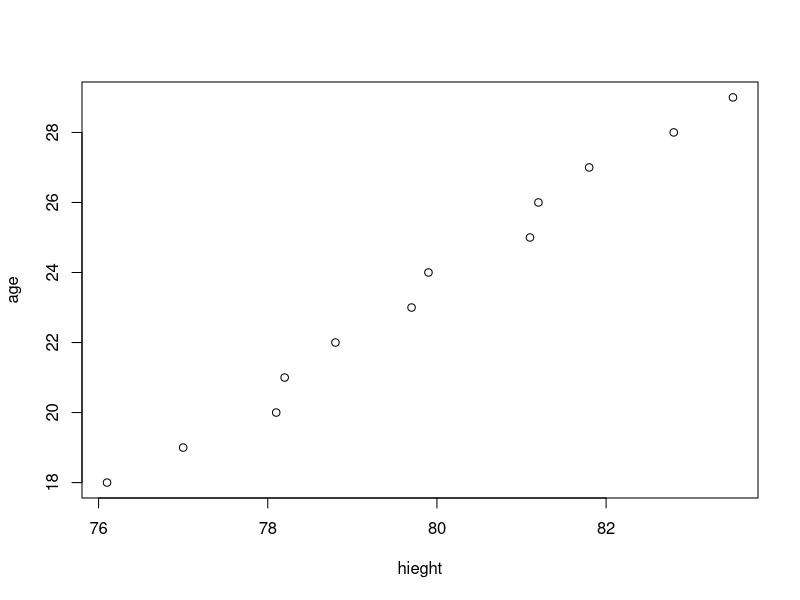
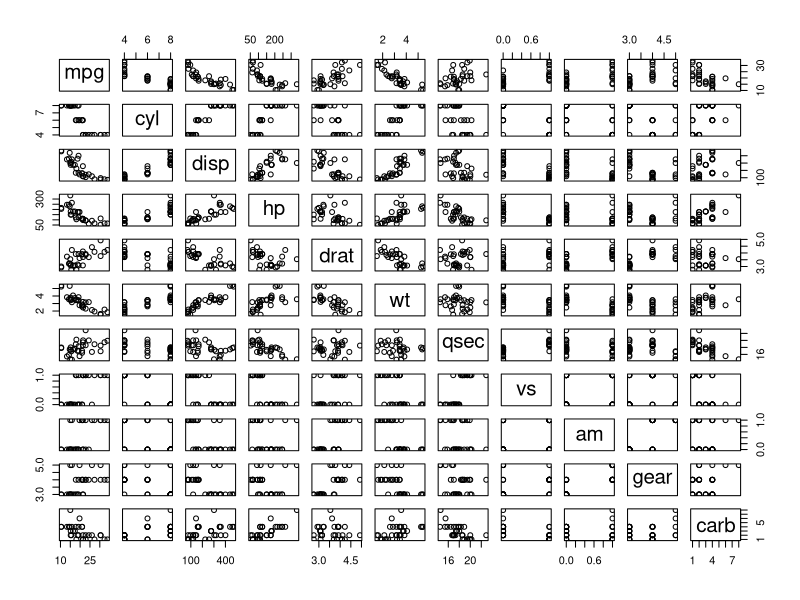
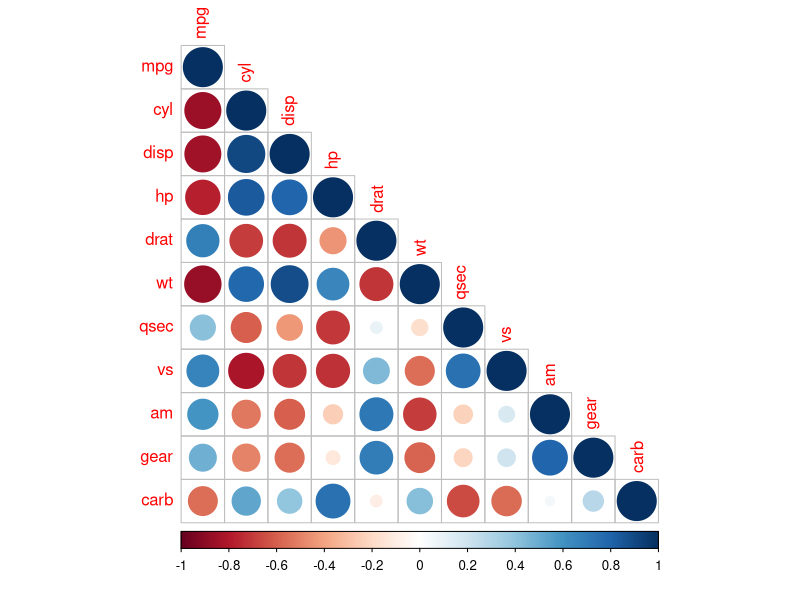
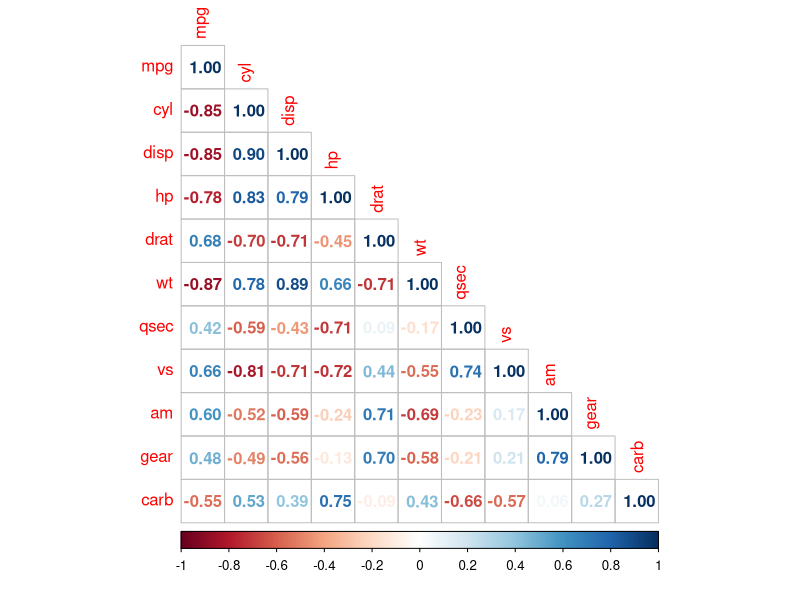

Source code (R) for these figures, in order:
#-----Multiple Regression-------

#Exercise
age<-c(18:29)
age
hieght<-c(76.1,77,78.1,78.2,78.8,79.7,79.9,81.1,81.2,81.8,82.8,83.5)
hieght
df<-data.frame(age,hieght)
df
plot(age~hieght)
result<-lm(age~hieght)
summary(result)

#Eq: Age= -100.84 + 1.55*Hieght

#Accuracy:
#Since R2 is close to 1, hence model is highly significant.


#Exercise2:
names(mtcars)
View(mtcars)

#Create Training and Test data ----
trainingRowIndex <- sample(1:nrow(mtcars), 0.8*nrow(mtcars))  # row indices for training data
trainingData <- mtcars[trainingRowIndex, ]  # model training data
testData  <- mtcars[-trainingRowIndex, ]   # test data

#Bi-variate Analysis:----
#Checking relationships between different variables
pairs(mtcars)

#Correlation
cr = cor(mtcars)
cr
library(corrplot)
corrplot(cr,type="lower",method="circle")
corrplot(cr,type="lower",method="number")

#Build the model on training data----

lmMod <- lm(mpg ~ cyl+wt, 
            data=trainingData)  # build the model
# Review diagnostic measures
summary (lmMod)  # model summary

#Accuracy:
#Since R2 is close to 1, i.e., 0.84, hence model is significant.

#Prediction----
#Predicitng values for test dataset
testData$mpgPred <- predict(lmMod, testData)
View(testData)
#Accuracy:----
#Determining Prediction accuracy on test dataset using MAPE

#MAPE(MeanAbsolutePercentageError): 
#Lower its value better is the accuracy of the model.
#MAPE Calculation:
mape <- mean(abs((testData$mpgPred - testData$mpg))/testData$mpg)
mape

# Mape using mape function
#install.packages("Metrics")
library(Metrics)
mape(testData$mpgPred,testData$mpg)
